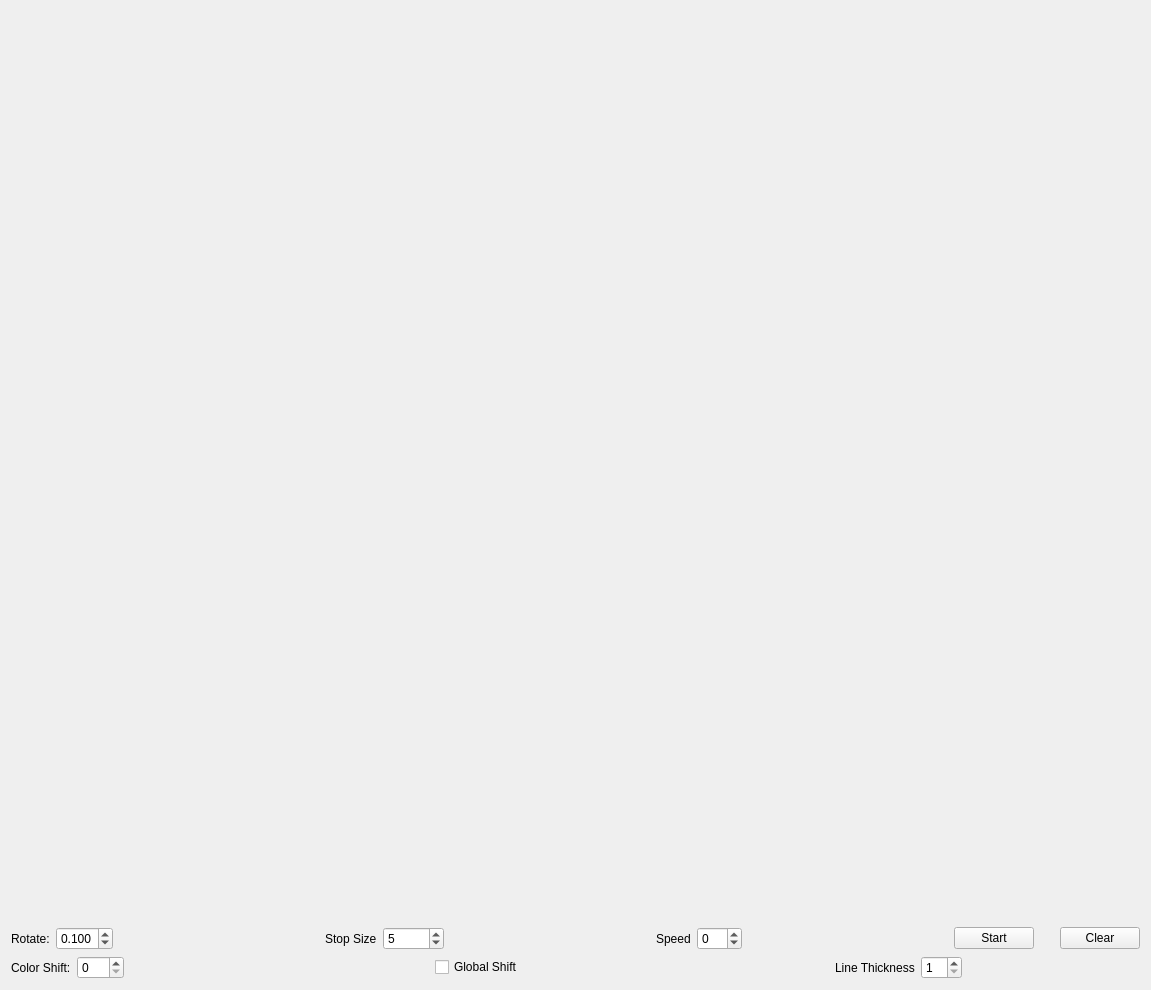
<?xml version="1.0" encoding="UTF-8"?>
<ui version="4.0">
 <class>boxDraw</class>
 <widget class="QWidget" name="boxDraw">
  <property name="geometry">
   <rect>
    <x>0</x>
    <y>0</y>
    <width>1151</width>
    <height>990</height>
   </rect>
  </property>
  <property name="windowTitle">
   <string>Form</string>
  </property>
  <layout class="QVBoxLayout" name="verticalLayout_2" stretch="1,0">
   <item>
    <widget class="ImageW" name="canvas" native="true"/>
   </item>
   <item>
    <layout class="QVBoxLayout" name="verticalLayout" stretch="0,0">
     <item>
      <layout class="QHBoxLayout" name="horizontalLayout_4">
       <item>
        <layout class="QHBoxLayout" name="horizontalLayout">
         <item>
          <widget class="QLabel" name="label">
           <property name="text">
            <string>Rotate:</string>
           </property>
          </widget>
         </item>
         <item>
          <widget class="QDoubleSpinBox" name="rotateBox">
           <property name="decimals">
            <number>3</number>
           </property>
           <property name="minimum">
            <double>0.001000000000000</double>
           </property>
           <property name="maximum">
            <double>1.000000000000000</double>
           </property>
           <property name="singleStep">
            <double>0.001000000000000</double>
           </property>
           <property name="value">
            <double>0.100000000000000</double>
           </property>
          </widget>
         </item>
        </layout>
       </item>
       <item>
        <spacer name="horizontalSpacer">
         <property name="orientation">
          <enum>Qt::Horizontal</enum>
         </property>
         <property name="sizeHint" stdset="0">
          <size>
           <width>40</width>
           <height>20</height>
          </size>
         </property>
        </spacer>
       </item>
       <item>
        <layout class="QHBoxLayout" name="horizontalLayout_2">
         <item>
          <widget class="QLabel" name="label_2">
           <property name="text">
            <string>Stop Size</string>
           </property>
          </widget>
         </item>
         <item>
          <widget class="QSpinBox" name="stopBox">
           <property name="minimum">
            <number>1</number>
           </property>
           <property name="maximum">
            <number>99999</number>
           </property>
           <property name="value">
            <number>5</number>
           </property>
          </widget>
         </item>
        </layout>
       </item>
       <item>
        <spacer name="horizontalSpacer_2">
         <property name="orientation">
          <enum>Qt::Horizontal</enum>
         </property>
         <property name="sizeHint" stdset="0">
          <size>
           <width>40</width>
           <height>20</height>
          </size>
         </property>
        </spacer>
       </item>
       <item>
        <layout class="QHBoxLayout" name="horizontalLayout_3">
         <item>
          <widget class="QLabel" name="label_3">
           <property name="text">
            <string>Speed</string>
           </property>
          </widget>
         </item>
         <item>
          <widget class="QSpinBox" name="speedBox">
           <property name="minimum">
            <number>-99</number>
           </property>
          </widget>
         </item>
        </layout>
       </item>
       <item>
        <spacer name="horizontalSpacer_3">
         <property name="orientation">
          <enum>Qt::Horizontal</enum>
         </property>
         <property name="sizeHint" stdset="0">
          <size>
           <width>40</width>
           <height>20</height>
          </size>
         </property>
        </spacer>
       </item>
       <item>
        <widget class="QPushButton" name="goBtn">
         <property name="text">
          <string>Start</string>
         </property>
        </widget>
       </item>
       <item>
        <spacer name="horizontalSpacer_4">
         <property name="orientation">
          <enum>Qt::Horizontal</enum>
         </property>
         <property name="sizeType">
          <enum>QSizePolicy::Maximum</enum>
         </property>
         <property name="sizeHint" stdset="0">
          <size>
           <width>20</width>
           <height>20</height>
          </size>
         </property>
        </spacer>
       </item>
       <item>
        <widget class="QPushButton" name="clearBtn">
         <property name="text">
          <string>Clear</string>
         </property>
        </widget>
       </item>
      </layout>
     </item>
     <item>
      <layout class="QHBoxLayout" name="horizontalLayout_7">
       <item>
        <layout class="QHBoxLayout" name="horizontalLayout_5">
         <item>
          <widget class="QLabel" name="label_4">
           <property name="text">
            <string>Color Shift:</string>
           </property>
          </widget>
         </item>
         <item>
          <widget class="QSpinBox" name="colorBox">
           <property name="maximum">
            <number>359</number>
           </property>
          </widget>
         </item>
        </layout>
       </item>
       <item>
        <spacer name="horizontalSpacer_6">
         <property name="orientation">
          <enum>Qt::Horizontal</enum>
         </property>
         <property name="sizeHint" stdset="0">
          <size>
           <width>40</width>
           <height>20</height>
          </size>
         </property>
        </spacer>
       </item>
       <item>
        <widget class="QCheckBox" name="globalCheck">
         <property name="text">
          <string>Global Shift</string>
         </property>
        </widget>
       </item>
       <item>
        <spacer name="horizontalSpacer_7">
         <property name="orientation">
          <enum>Qt::Horizontal</enum>
         </property>
         <property name="sizeHint" stdset="0">
          <size>
           <width>40</width>
           <height>20</height>
          </size>
         </property>
        </spacer>
       </item>
       <item>
        <layout class="QHBoxLayout" name="horizontalLayout_6">
         <item>
          <widget class="QLabel" name="label_5">
           <property name="text">
            <string>Line Thickness</string>
           </property>
          </widget>
         </item>
         <item>
          <widget class="QSpinBox" name="penWidthBox">
           <property name="minimum">
            <number>1</number>
           </property>
          </widget>
         </item>
         <item>
          <spacer name="horizontalSpacer_5">
           <property name="orientation">
            <enum>Qt::Horizontal</enum>
           </property>
           <property name="sizeHint" stdset="0">
            <size>
             <width>40</width>
             <height>20</height>
            </size>
           </property>
          </spacer>
         </item>
        </layout>
       </item>
      </layout>
     </item>
    </layout>
   </item>
  </layout>
 </widget>
 <customwidgets>
  <customwidget>
   <class>ImageW</class>
   <extends>QWidget</extends>
   <header>image_w.h</header>
   <container>1</container>
  </customwidget>
 </customwidgets>
 <resources/>
 <connections/>
</ui>
